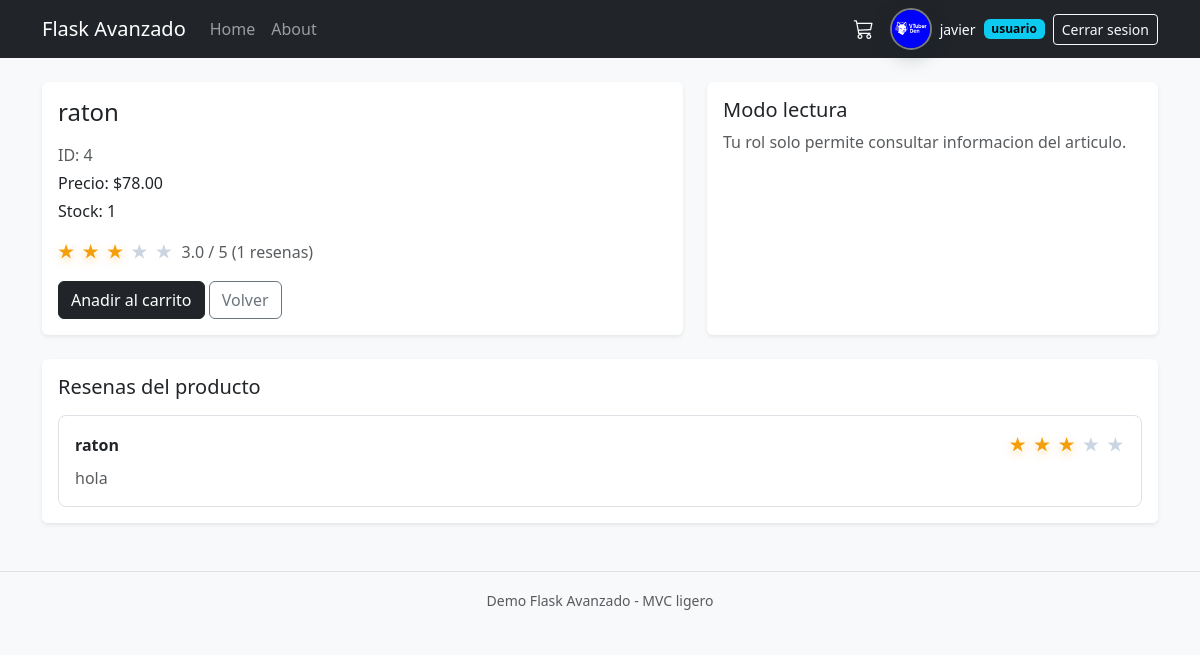
The page /item/4 (signed in) on the database its author committed.
### tables this page shows
CREATE TABLE items (
                    id INTEGER PRIMARY KEY AUTOINCREMENT,
                    nombre TEXT NOT NULL,
                    precio REAL NOT NULL,
                    stock INTEGER NOT NULL DEFAULT 0
                );

CREATE TABLE reviews (
                    id INTEGER PRIMARY KEY AUTOINCREMENT,
                    item_id INTEGER NOT NULL,
                    autor TEXT NOT NULL,
                    comentario TEXT NOT NULL,
                    estrellas INTEGER NOT NULL CHECK (estrellas BETWEEN 1 AND 5),
                    created_at TEXT NOT NULL DEFAULT CURRENT_TIMESTAMP,
                    FOREIGN KEY (item_id) REFERENCES items(id) ON DELETE CASCADE
                );

### proyecto_avanzado/routes/web.py (the view)
@web_bp.route("/item/<int:item_id>")
def item_detalle(item_id: int):
    item = items_service.get_item(item_id)
    if not item:
        abort(404)
    promedio = item.promedio_estrellas()
    return render_template(
        "detalle_item.html",
        title=f"Item {item_id}",
        item=item,
        promedio_estrellas=round(promedio, 1),
        promedio_redondeado=int(round(promedio)),
        total_resenas=len(item.resenas),
        can_manage=_is_admin(),
    )

### proyecto_avanzado/__init__.py (called while the page is built)
def create_app() -> Flask:
    app = Flask(__name__, template_folder="templates")
    app.config.from_object(DevConfig)
    app.register_blueprint(web_bp)  # HTML
    app.register_blueprint(auth_bp, url_prefix="/auth")  # Auth
    app.register_blueprint(api_bp, url_prefix="/api")  # JSON
    @app.context_processor
    def inject_cart_badge():  # type: ignore[no-untyped-def]
        from flask import session
        user_id = session.get("user_id")
        if not user_id:
            return {"cart_badge_count": 0}
        return {"cart_badge_count": cart_service.cart_count(int(user_id))}
    @app.before_request
    def _log_request():  # type: ignore[no-untyped-def]
        if app.config.get("ECHO_LOGS", False):
            from flask import request
            print(f"[REQ] {request.method} {request.path}")
    return app

### proyecto_avanzado/controllers/cart.py (called while the page is built)
    def _get_or_create_cart_id(self, user_id: int) -> int:
        with get_conn() as conn:
            row = conn.execute("SELECT id FROM carts WHERE user_id = ?", (user_id,)).fetchone()
            if row:
                return int(row["id"])
            cursor = conn.execute("INSERT INTO carts (user_id) VALUES (?)", (user_id,))
            conn.commit()
            return int(cursor.lastrowid)

    def cart_count(self, user_id: int) -> int:
        cart_id = self._get_or_create_cart_id(user_id)
        with get_conn() as conn:
            row = conn.execute(
                "SELECT COALESCE(SUM(cantidad), 0) AS total FROM cart_items WHERE cart_id = ?",
                (cart_id,),
            ).fetchone()
            return int(row["total"])

### proyecto_avanzado/controllers/db.py (called while the page is built)
def get_conn() -> sqlite3.Connection:
    conn = sqlite3.connect(DB_PATH)
    conn.row_factory = sqlite3.Row
    conn.execute("PRAGMA foreign_keys = ON;")
    return conn

### proyecto_avanzado/controllers/items.py (called while the page is built)
    def _get_conn(self) -> sqlite3.Connection:
        return get_conn()

    def _get_reviews_for_item(self, conn: sqlite3.Connection, item_id: int) -> List[Review]:
        rows = conn.execute(
            """
            SELECT autor, comentario, estrellas
            FROM reviews
            WHERE item_id = ?
            ORDER BY id DESC
            """,
            (item_id,),
        ).fetchall()
        return [
            Review(autor=row["autor"], comentario=row["comentario"], estrellas=row["estrellas"])
            for row in rows
        ]

### proyecto_avanzado/models.py (called while the page is built)
    def promedio_estrellas(self) -> float:
        if not self.resenas:
            return 0.0
        return sum(r.estrellas for r in self.resenas) / len(self.resenas)

### proyecto_avanzado/templates/detalle_item.html (shortened to what this page needs)
{% extends 'base.html' %}{% block content %}
  <div class="row g-4">
    <div class="col-lg-7">
      <div class="card shadow-sm h-100">
        <div class="card-body">
          <h2 class="h4 mb-3">{{ item.nombre }}</h2>
          <p class="text-muted mb-1">ID: {{ item.id }}</p>
          <p class="mb-1">Precio: ${{ "%.2f"|format(item.precio) }}</p>
          <p class="mb-3">Stock: {{ item.stock }}</p>
          <div class="d-flex align-items-center gap-2 mb-3">
            <span class="stars-display">
              {% for i in range(1, 6) %}
                <span class="{{ 'on' if i <= promedio_redondeado else 'off' }}">&#9733;</span>
              {% endfor %}
            </span>
            <span class="text-muted">{{ promedio_estrellas }} / 5 ({{ total_resenas }} resenas)</span>
          </div>
          {% if session.get('user_id') %}
            <form action="{{ url_for('web.carrito_add', item_id=item.id) }}" method="post" class="d-inline">
              <button class="btn btn-dark" type="submit">Anadir al carrito</button>
            </form>
          {% else %}
            <a href="{{ url_for('auth.login_view') }}" class="btn btn-dark">Inicia sesion para comprar</a>
          {% endif %}
          <a href="{{ url_for('web.home') }}" class="btn btn-outline-secondary">Volver</a>
        </div>
      </div>
    </div>
    <div class="col-lg-5">
      <div class="card shadow-sm h-100">
        <div class="card-body">
          {% if can_manage %}
            <h5 class="mb-3">Nueva resena</h5>
            <form action="{{ url_for('web.crear_resena', item_id=item.id) }}" method="post" class="row gy-3">
              <div class="col-12">
                <label class="form-label">Nombre</label>
                <input name="autor" class="form-control" required>
              </div>
              <div class="col-12">
                <label class="form-label">Comentario</label>
                <textarea name="comentario" class="form-control" rows="3" required></textarea>
              </div>
              <div class="col-12">
                <label class="form-label d-block">Puntuacion</label>
                <div class="rating-input" aria-label="Puntuacion por estrellas">
                  <input id="s5" name="estrellas" type="radio" value="5" checked><label for="s5">&#9733;</label>
                  <input id="s4" name="estrellas" type="radio" value="4"><label for="s4">&#9733;</label>
                  <input id="s3" name="estrellas" type="radio" value="3"><label for="s3">&#9733;</label>
                  <input id="s2" name="estrellas" type="radio" value="2"><label for="s2">&#9733;</label>
                  <input id="s1" name="estrellas" type="radio" value="1"><label for="s1">&#9733;</label>
                </div>
              </div>
              <div class="col-12">
                <button class="btn btn-dark w-100" type="submit">Publicar resena</button>
              </div>
            </form>
          {% else %}
            <h5 class="mb-2">Modo lectura</h5>
            <p class="text-muted mb-0">Tu rol solo permite consultar informacion del articulo.</p>
          {% endif %}
        </div>
      </div>
    </div>
  </div>
  <div class="card shadow-sm mt-4">
    <div class="card-body">
      <h5 class="mb-3">Resenas del producto</h5>
      {% if item.resenas %}
        <div class="vstack gap-3">
          {% for resena in item.resenas|reverse %}
            <div class="border rounded-3 p-3 bg-white">
              <div class="d-flex justify-content-between align-items-center mb-2">
                <strong>{{ resena.autor }}</strong>
                <span class="stars-display">
                  {% for i in range(1, 6) %}
                    <span class="{{ 'on' if i <= resena.estrellas else 'off' }}">&#9733;</span>
                  {% endfor %}
                </span>
              </div>
              <p class="mb-0 text-muted">{{ resena.comentario }}</p>
            </div>
          {% endfor %}
        </div>
      {% else %}
        <p class="text-muted mb-0">Aun no hay resenas para este producto.</p>
      {% endif %}
    </div>
  </div>
{% endblock %}

### proyecto_avanzado/templates/base.html (style rules this page uses)
body { font-family: 'Segoe UI', sans-serif; background: #f6f7fb; }
.card { border: none; }
.stars-display { letter-spacing: .14rem; font-size: 1.08rem; font-weight: 700; }
.stars-display .on { color: #f59e0b; text-shadow: 0 1px 0 #fff, 0 3px 10px rgba(245, 158, 11, .35); }
.stars-display .off { color: #cbd5e1; }

### rows shown on the page
items: nombre "raton", id "4", precio "78.00", stock "1"
reviews: autor "raton", comentario "hola"

### other values the page prints
{{ session.get('display_name') }} "javier"
{{ session.get('role', 'usuario') }} "usuario"
{{ promedio_estrellas }} "3.0"
{{ total_resenas }} "1"
